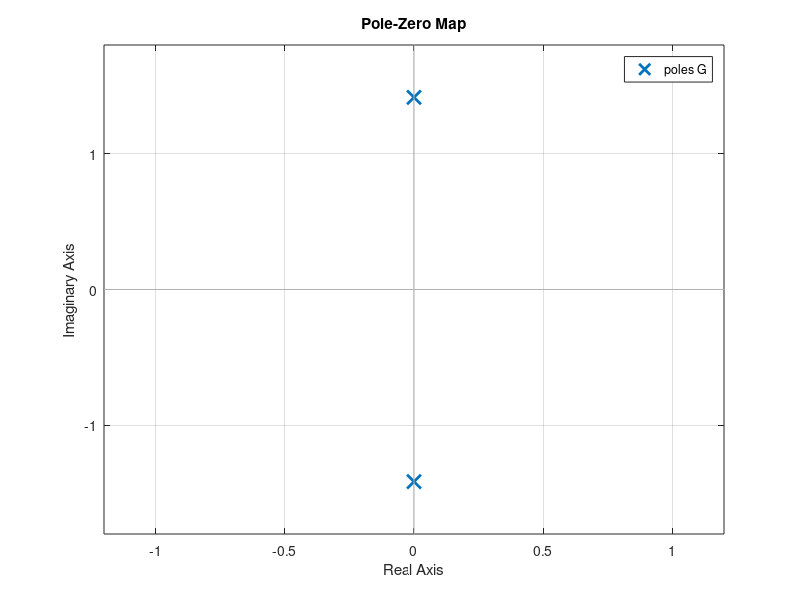
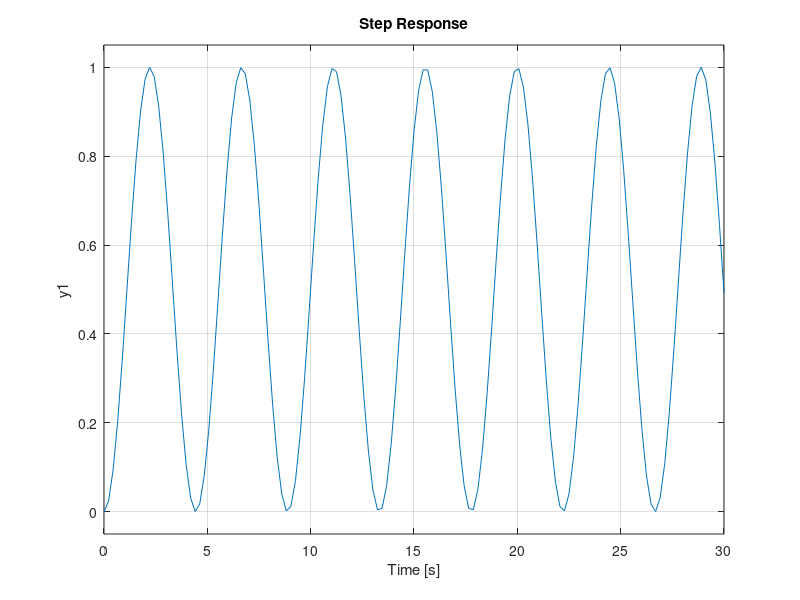
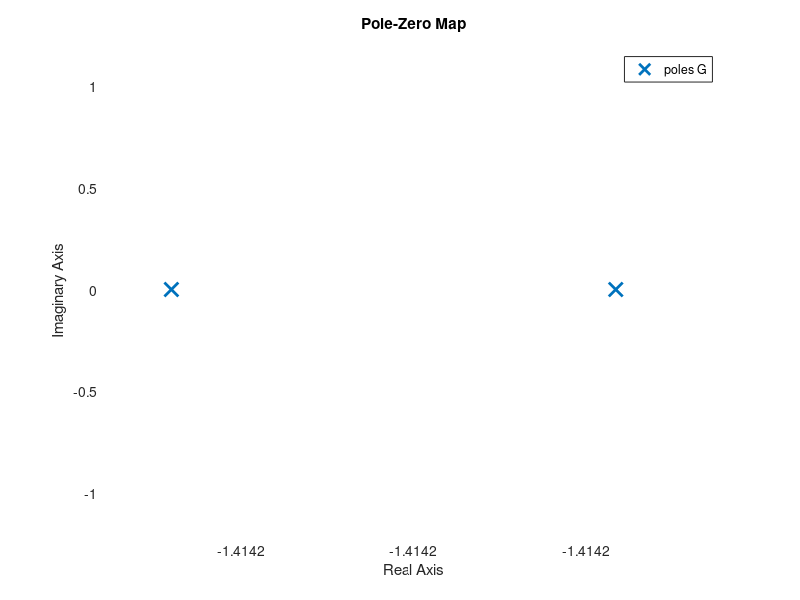
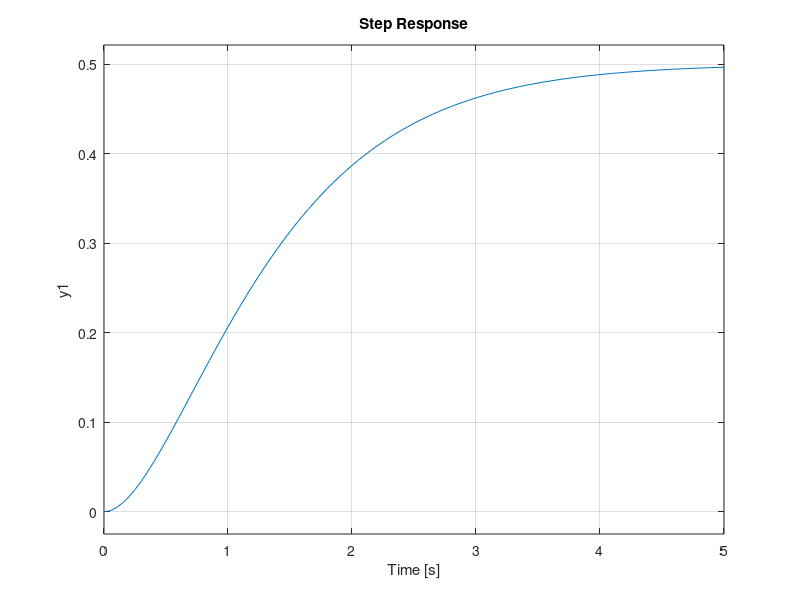

These figures' MATLAB source, in order:
%%%%%Second Order System
clear
clc
close all


k = 2;
m = 1;


%%%No damped Case
c = 0;

G = tf([1/m],[1 c/m k/m])

%%%Generate Pole Zero Map
pzmap(G)

%%%Generate Step Response
figure()
step(G)

%%%Critically Damped Case
c = sqrt(4*k*m);

G = tf([1/m],[1 c/m k/m])

%%%Generate Pole Zero Map
figure()
pzmap(G)

%%%Generate Step Response
figure()
step(G)
